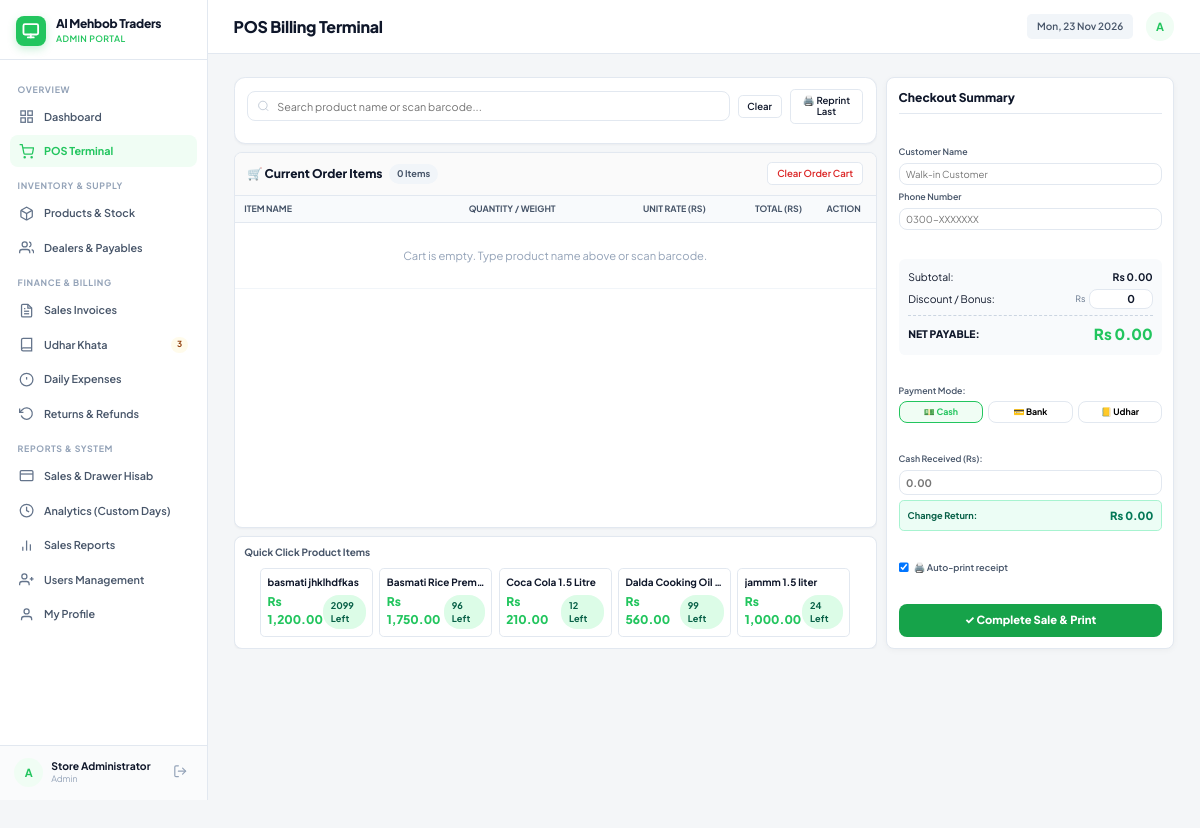
The app's page /operator/index.php (signed in) with its own data.
### tables this page shows
CREATE TABLE `store_settings` (
  `id` int(11) NOT NULL DEFAULT 1,
  `store_name` varchar(150) NOT NULL DEFAULT 'Super POS Mart',
  `phone` varchar(50) NOT NULL DEFAULT '0300-1234567',
  `address` varchar(255) NOT NULL DEFAULT 'Shop # 12, Main Commercial Market',
  `currency_symbol` varchar(10) NOT NULL DEFAULT 'Rs',
  `receipt_footer` varchar(255) NOT NULL DEFAULT 'Thank you for shopping with us! Items can be returned within 3 days with receipt.'
);

CREATE TABLE `products` (
  `id` int(10) UNSIGNED NOT NULL,
  `name` varchar(180) NOT NULL,
  `category_id` int(10) UNSIGNED DEFAULT NULL,
  `barcode` varchar(80) DEFAULT NULL,
  `manufacturer_price` decimal(12,2) NOT NULL DEFAULT 0.00,
  `market_sale_price` decimal(12,2) NOT NULL DEFAULT 0.00,
  `dealer_id` int(10) UNSIGNED DEFAULT NULL,
  `stock_quantity` decimal(10,3) NOT NULL DEFAULT 0.000,
  `min_alert_limit` decimal(10,3) NOT NULL DEFAULT 5.000,
  `unit` varchar(20) NOT NULL DEFAULT 'piece',
  `expiry_date` date DEFAULT NULL,
  `created_at` timestamp NOT NULL DEFAULT current_timestamp()
);

### operator/index.php (the view, shortened to what the rows shown need)
<?php
require_once __DIR__ . '/../includes/functions.php';
$pdo = db();
$products = $pdo->query("SELECT p.*, c.name as category_name,
    DATEDIFF(p.expiry_date, CURDATE()) as days_until_expiry
    FROM products p
    LEFT JOIN categories c ON c.id = p.category_id
    ORDER BY p.name ASC")->fetchAll();
include __DIR__ . '/../includes/header.php';
?>
<form method="post" id="checkoutForm" onsubmit="return validateCheckout()">
    <div class="pos-layout-grid">
        <div class="pos-left-column">
            <div class="pos-cart-panel">
                <div class="pos-cart-table-wrapper">
                    <table class="pos-cart-table">
                        <thead>
                            <tr>
                                <th style="width: 35%;">Item Name</th>
                                <th style="width: 25%;">Quantity / Weight</th>
                                <th style="width: 15%; text-align: right;">Unit Rate (Rs)</th>
                                <th style="width: 15%; text-align: right;">Total (Rs)</th>
                                <th style="width: 10%; text-align: center;">Action</th>
                            </tr>
                        </thead>
                    </table>
                </div>
            </div>
            <div class="pos-catalog-panel">
                <div class="pos-products-grid" id="posProductsGrid">
                    <?php foreach ($products as $p):
                        $isOut = (float)$p['stock_quantity'] <= 0;
                        $isKg = ($p['unit'] ?? 'piece') === 'kg';
                        if ($isKg) {
                            $stockText = rtrim(rtrim(number_format((float)$p['stock_quantity'], 3, '.', ''), '0'), '.') . ' kg';
                        } else {
                            $stockText = (int)$p['stock_quantity'] . ' Left';
                        }
                    ?>
                        <div class="pos-product-card <?= $isOut ? 'out-of-stock' : '' ?>"
                             data-id="<?= $p['id'] ?>"
                             data-name="<?= e(strtolower($p['name'])) ?>"
                             data-barcode="<?= e(strtolower($p['barcode'] ?? '')) ?>"
                             data-category="<?= e(strtolower($p['category_name'] ?? '')) ?>"
                             onclick="addToCart(<?= htmlspecialchars(json_encode([
                                 'id' => (int) $p['id'],
                                 'name' => $p['name'],
                                 'price' => (float) $p['market_sale_price'],
                                 'stock' => (float) $p['stock_quantity'],
                                 'unit' => $p['unit'] ?? 'piece',
                                 'barcode' => $p['barcode'] ?? '',
                                 'expiry_date' => $p['expiry_date'] ?? '',
                                 'days_until_expiry' => $p['days_until_expiry'] ?? null
                             ]), ENT_QUOTES, 'UTF-8') ?>)">
                            <div style="font-size: 12.5px; font-weight: 700; color: #0f172a; margin-bottom: 4px; overflow: hidden; text-overflow: ellipsis; white-space: nowrap;">
                                <?= e($p['name']) ?>
                            </div>
                            <div class="product-card-footer">
                                <div class="product-card-price">Rs <?= money($p['market_sale_price']) ?></div>
                                <span class="badge <?= $isOut ? 'badge-danger' : 'badge-success' ?>"><?= $stockText ?></span>
                            </div>
                        </div>
                    <?php endforeach; ?>
                </div>
            </div>
        </div>
    </div>
</form>
<?php include __DIR__ . '/../includes/footer.php'; ?>

### includes/sidebar.php (shortened to what the rows shown need)
<?php
$user = current_user();
$pdo = db();
$settings = get_store_settings($pdo);
?>
<aside class="sidebar no-print" style="display: flex !important; flex-direction: column !important; height: 125vh !important; position: sticky; top: 0; overflow: hidden; background: var(--bg-sidebar); border-right: 1px solid var(--border-color); width: 260px; flex-shrink: 0; z-index: 100;">
    <div class="sidebar-header" style="flex-shrink: 0;">
        <a class="brand-link" href="<?= url(in_array($user['role'], ['Admin', 'Master'], true) ? '/admin/dashboard.php' : '/operator/index.php') ?>">
            <div>
                <div class="brand-title" style="font-size: 15px; font-weight: 800;"><?= e($settings['store_name']) ?></div>
                <div class="brand-subtitle"><?= e($user['role']) ?> Portal</div>
            </div>
        </a>
    </div>
</aside>

### records on screen
store_settings: store_name "Al Mehbob Traders"
products: name "basmati jhklhdfkas", market_sale_price "1,200.00", stock_quantity "2099 Left"
products: name "Basmati Rice Premium…", market_sale_price "1,750.00", stock_quantity "96 Left"
products: name "Coca Cola 1.5 Litre", market_sale_price "210.00", stock_quantity "12 Left"
products: name "Dalda Cooking Oil 1 Litr…", market_sale_price "560.00", stock_quantity "99 Left"
products: name "jammm 1.5 liter", market_sale_price "1,000.00", stock_quantity "24 Left"

### other values on screen
$user['role'] "ADMIN"
$pendingUdharBadge "3"
substr($user['username'], 0, 1) "A"
$user['full_name'] "Store Administrator"
$user['role'] "Admin"
$page_title "POS Billing Terminal"
